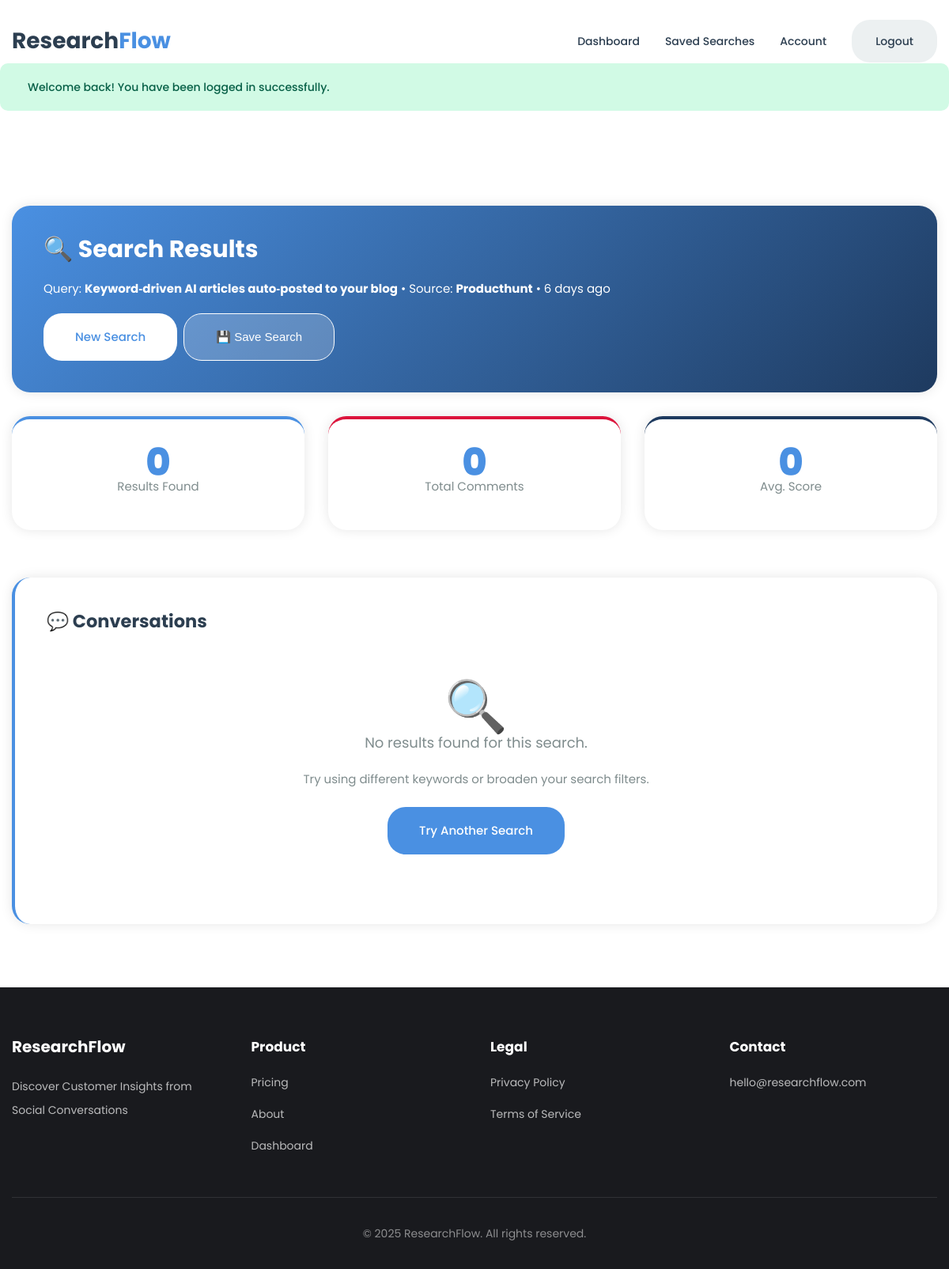
The page /results/17 (signed in) on the database its author committed.
### tables this page shows
CREATE TABLE `searches` (
  `id` int(11) NOT NULL,
  `user_id` int(11) NOT NULL,
  `query` varchar(500) NOT NULL,
  `source` varchar(20) DEFAULT 'reddit',
  `results_count` int(11) DEFAULT 0,
  `ai_analysis` text DEFAULT NULL,
  `created_at` timestamp NOT NULL DEFAULT current_timestamp()
);

### src/Helpers/functions.php (called while the page is built, shortened)
<?php
function url($path = '') {
    return BASE_PATH . '/' . ltrim($path, '/');
}
function formatNumber($num) {
    return $num;
}
function timeAgo($timestamp) {
    $time = is_numeric($timestamp) ? $timestamp : strtotime($timestamp);
    $diff = time() - $time;
    $intervals = [
        31536000 => 'year',
        2592000 => 'month',
        604800 => 'week',
        86400 => 'day',
        3600 => 'hour',
        60 => 'minute'
    ];
    foreach ($intervals as $seconds => $label) {
        $count = floor($diff / $seconds);
        if ($count >= 1) {
            return $count . ' ' . $label . ($count > 1 ? 's' : '') . ' ago';
        }
    }
    return 'Just now';
}

### views/results.php (the view, shortened to what this page needs)
<?php
require_once __DIR__ . '/layouts/header.php';
$user = getCurrentUser();
$searchId = intval($_GET['search_id'] ?? 0);
$db = getDB();
$stmt = $db->prepare("SELECT * FROM searches WHERE id = ? AND user_id = ?");
$stmt->execute([$searchId, $user['id']]);
$search = $stmt->fetch();
$stmt = $db->prepare("
    SELECT c.*
    FROM conversations c
    INNER JOIN search_results sr ON c.id = sr.conversation_id
    WHERE sr.search_id = ?
    ORDER BY c.score DESC, c.created_at_source DESC
");
$stmt->execute([$searchId]);
$results = $stmt->fetchAll();
?>
<div class="container dashboard-container">
    <div class="card results-header-card">
        <div class="results-header">
            <div>
                <h1 class="mb-2">🔍 Search Results</h1>
                <p>
                    Query: <strong><?= htmlspecialchars($search['query']) ?></strong>
                    • Source: <strong><?= htmlspecialchars(ucfirst($search['source'])) ?></strong>
                    • <?= timeAgo($search['created_at']) ?>
                </p>
            </div>
            <div class="results-actions">
                <a href="<?= url('search') ?>" class="btn btn-white btn-lg">New Search</a>
                <button class="btn btn-ghost-white btn-lg" onclick="Modal.alert('Save search feature coming soon! This will allow you to get email alerts when new conversations match your query.', 'Coming Soon')">💾 Save Search</button>
            </div>
        </div>
    </div>
    <?php
    $totalResults = count($results);
    if ($search['source'] === 'reddit') {
        $subreddits = array_filter(array_column($results, 'category'));
        $middleStat = !empty($subreddits) ? count(array_unique($subreddits)) : 0;
        $middleLabel = 'Subreddits';
    } else {
        $middleStat = !empty($results) ? array_sum(array_column($results, 'num_comments')) : 0;
        $middleLabel = 'Total Comments';
    }
    $avgScore = !empty($results) ? round(array_sum(array_column($results, 'score')) / $totalResults) : 0;
    ?>
    <div class="grid grid-3 mt-3">
        <div class="card text-center feature-card">
            <div class="stats-number heading-primary"><?= $totalResults ?></div>
            <p class="stats-label">Results Found</p>
        </div>
        <div class="card text-center feature-card crimson">
            <div class="stats-number heading-secondary"><?= formatNumber($middleStat) ?></div>
            <p class="stats-label"><?= $middleLabel ?></p>
        </div>
        <div class="card text-center feature-card darkblue">
            <div class="stats-number heading-accent"><?= formatNumber($avgScore) ?></div>
            <p class="stats-label">Avg. Score</p>
        </div>
    </div>
    <?php if (false): ?>
    <div class="card placeholder-state">
        <div class="placeholder-icon">🚧</div>
        <h2 class="mb-2">Reddit API Integration In Progress</h2>
        <p class="text-secondary placeholder-content mb-3">
            The search results page is ready! Next step is to integrate the Reddit API to fetch real conversations.
            For now, here's what the results will look like:
        </p>
        <div class="sample-result card">
            <div class="results-header mb-2">
                <div>
                    <h3 class="mb-2">
                        <a href="#" class="text-primary">Sample Reddit Post Title</a>
                    </h3>
                    <div class="result-meta">
                        <span>👤 u/username</span>
                        <span>📁 r/entrepreneur</span>
                        <span>⬆️ 234 upvotes</span>
                        <span>💬 45 comments</span>
                        <span>🕐 2 days ago</span>
                    </div>
                </div>
            </div>
            <p class="result-text">
                This is a sample of what a Reddit post will look like. It will show the post content,
                along with metadata like upvotes, comments, and the subreddit it's from...
            </p>
            <div class="result-tags">
                <span class="tag tag-warning">
                    💡 Pain Point Detected
                </span>
                <span class="tag tag-info">
                    🎯 High Engagement
                </span>
            </div>
        </div>
        <div class="mt-3">
            <a href="<?= url('dashboard') ?>" class="btn btn-primary btn-lg">Back to Dashboard</a>
        </div>
    </div>
    <div class="grid grid-3 mt-3 stats-grid">
        <div class="card text-center">
            <div class="stats-number">0</div>
            <p class="stats-label">Results Found</p>
        </div>
        <div class="card text-center">
            <div class="stats-number" style="color: #10b981;">0</div>
            <p class="stats-label">Pain Points</p>
        </div>
        <div class="card text-center">
            <div class="dashboard-stats-card heading-secondary">0</div>
            <p class="stats-label">Subreddits</p>
        </div>
    </div>
    <?php else: ?>
    <div class="card mt-3 card-border-left-primary">
        <h2 class="mb-3">💬 Conversations</h2>
        <?php if (empty($results)): ?>
            <div class="empty-state">
                <div class="empty-state-icon">🔍</div>
                <p class="empty-state-title">No results found for this search.</p>
                <p class="text-secondary">Try using different keywords or broaden your search filters.</p>
                <a href="<?= url('search') ?>" class="btn btn-primary btn-lg mt-2">Try Another Search</a>
            </div>
        <?php endif; ?>
    </div>
    <?php endif; ?>
</div>
<?php require_once __DIR__ . '/layouts/footer.php'; ?>

### public/css/style.css (style rules this page uses)
:root { --primary-color: #4a90e2; --secondary-color: #dc143c; --accent-color: #1e3a5f; --dark-accent: #2c3e50; --text-primary: #2c3e50; --text-secondary: #7f8c8d; --text-light: #bdc3c7; --bg-primary: #ffffff; --bg-secondary: #f8f9fa; --bg-tertiary: #ecf0f1; --border-color: #e1e8ed; --border-radius: 23px; --font-family: 'Poppins', sans-serif; --max-width: 1320px; --shadow-sm: 0px 0px 10px rgba(0,0,0,0.05); --shadow-md: 0px 0px 15px rgba(0,0,0,0.1); --shadow-lg: 0px 0px 30px rgba(0,0,0,0.15); }
* { margin: 0; padding: 0; box-sizing: border-box; }
html { scroll-behavior: smooth; }
body { font-family: var(--font-family); font-weight: 400; background-color: var(--bg-primary); color: var(--text-primary); font-size: 15px; line-height: 30px; -webkit-font-smoothing: antialiased; -moz-osx-font-smoothing: grayscale; }
a { text-decoration: none !important; color: var(--primary-color); transition: all 0.3s ease; }
h1, h2, h3, h4, h5, h6 { margin: 0; font-weight: 700; }
.container { max-width: var(--max-width); margin: 0 auto; padding: 0 15px; }
.btn { display: inline-block; padding: 12px 30px; border-radius: var(--border-radius); font-weight: 500; font-size: 14px; text-align: center; cursor: pointer; transition: all 0.3s ease; border: none; }
.btn-primary { background-color: var(--primary-color); color: white !important; }
.btn-lg { padding: 15px 40px; font-size: 15px; }
.feature-card { border-top: 4px solid var(--primary-color); transition: all 0.3s ease; }
.feature-card.crimson { border-top-color: var(--secondary-color); }
.feature-card.darkblue { border-top-color: var(--accent-color); }
.card { background-color: var(--bg-primary); border-radius: 23px; padding: 40px; box-shadow: 0px 0px 15px rgba(0,0,0,0.1); margin-bottom: 30px; transition: all 0.3s ease; }
.grid { display: grid; gap: 30px; }
.grid-3 { grid-template-columns: repeat(auto-fit, minmax(280px, 1fr)); }
.text-center { text-align: center; }
.mt-2 { margin-top: 20px; }
.mt-3 { margin-top: 30px; }
.mb-2 { margin-bottom: 20px; }
.mb-3 { margin-bottom: 30px; }
.card-border-left-primary { border-left: 4px solid var(--primary-color); }
.heading-primary { color: var(--primary-color); }
.heading-secondary { color: var(--secondary-color); }
.heading-accent { color: var(--accent-color); }
.text-secondary { color: var(--text-secondary); }
.stats-number { font-size: 3rem; font-weight: 800; color: var(--primary-color); }
.stats-label { color: var(--text-secondary); }
.dashboard-container { margin-top: 120px; margin-bottom: 3rem; }
.empty-state { text-align: center; padding: 3rem 1rem; color: var(--text-secondary); }
.empty-state-icon { font-size: 4rem; margin-bottom: 1rem; }
.empty-state-title { font-size: 1.125rem; margin-bottom: 1rem; }
.results-header-card { background: linear-gradient(135deg, var(--primary-color) 0%, var(--accent-color) 100%); color: white; }
.results-header-card h1, .results-header-card p, .results-header-card strong { color: white; }
.results-header { display: flex; justify-content: space-between; align-items: center; flex-wrap: wrap; gap: 1rem; }
.results-actions { display: flex; gap: 0.5rem; }
.btn-white { background: white; color: var(--primary-color); border: none; }
.btn-ghost-white { background: rgba(255,255,255,0.2); color: white; border: 1px solid white; }

### rows shown on the page
searches: query "Keyword‑driven AI articles auto‑posted to your blog", source "Producthunt", created_at "6 days ago", source "Total Comments"

### other values the page prints
$flash['message'] "Welcome back! You have been logged in successfully."
$totalResults "0"
formatNumber($middleStat) "0"
formatNumber($avgScore) "0"
SITE_NAME "ResearchFlow"
SITE_TAGLINE "Discover Customer Insights from Social Conversations"
SITE_EMAIL "hello@researchflow.com"
